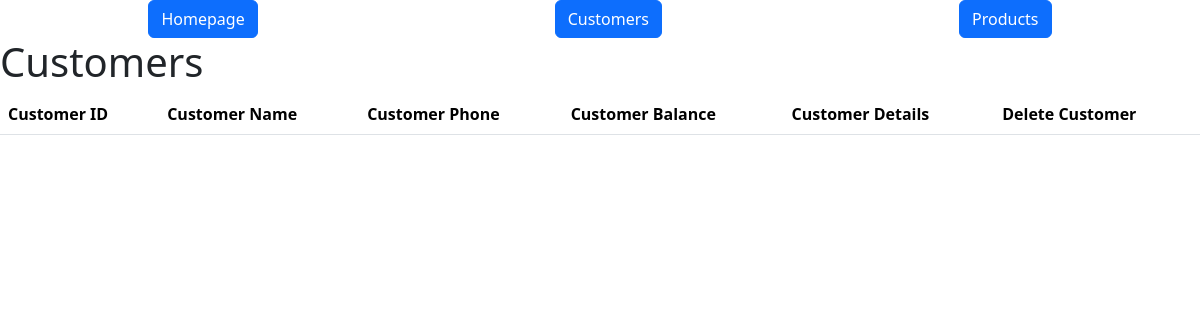
The page /customers on the database as committed earlier.
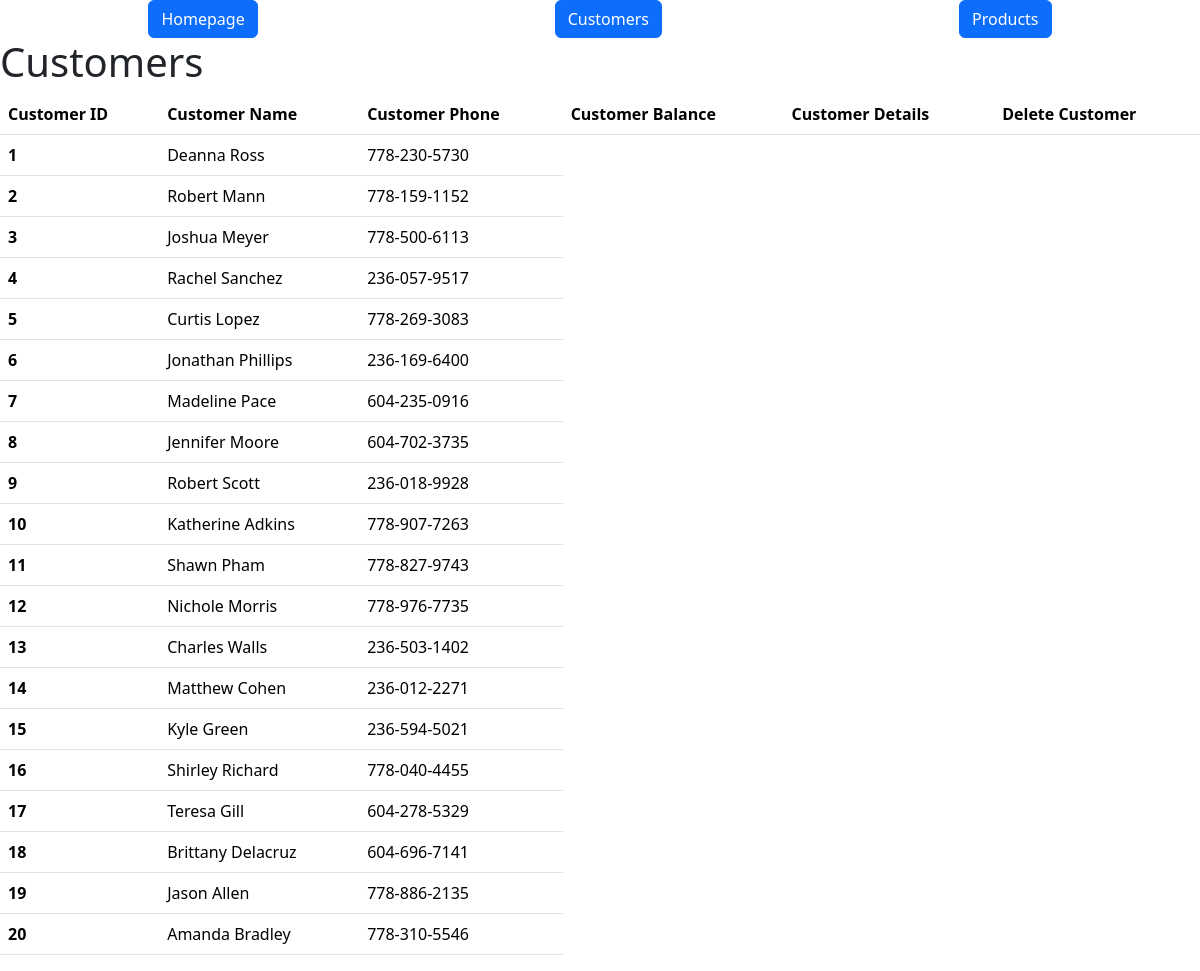
The same page on the database as committed later.
### models.py (models this page shows)
class Customer(db.Model):
    id = mapped_column(Integer, primary_key=True)
    name = mapped_column(String(100), nullable=False)
    phone = mapped_column(String(10), nullable=False)
    balance  = mapped_column(DECIMAL(10,2), nullable=False, default = 0)

### app.py (the view)
@app.route("/customers")    # read customer data from csv and use csv.dictreader to display the data in a table
def customers():
    return render_template('customers.html', customers = Customer.query.all())

### templates/customers.html
{% extends "base.html" %} {% block content %}
<h1>Customers</h1>
<table class="table table-hover">
  <thead>
    <tr>
      <th scope="col">Customer ID</th>
      <th scope="col">Customer Name</th>
      <th scope="col">Customer Phone</th>
      <th scope="col">Customer Balance</th>
      <th scope="col">Customer Details</th>
      <th scope="col">Delete Customer</th>
    </tr>
  </thead>
  <tbody>
    {% for customer in customers %}
    <tr>
      <th scope="row">{{ customer.id }}</th>
      <td>{{ customer.name }}</td>
      <td>{{ customer.phone }}</td>
    </tr>
    {% endfor %}
  </tbody>
</table>
{% endblock %}

Rows that differ between the two databases and show on the page:
added Customer: id "1", name "Deanna Ross", phone "778-230-5730"
added Customer: id "2", name "Robert Mann", phone "778-159-1152"
added Customer: id "3", name "Joshua Meyer", phone "778-500-6113"
added Customer: id "4", name "Rachel Sanchez", phone "236-057-9517"
added Customer: id "5", name "Curtis Lopez", phone "778-269-3083"
added Customer: id "6", name "Jonathan Phillips", phone "236-169-6400"
added Customer: id "7", name "Madeline Pace", phone "604-235-0916"
added Customer: id "8", name "Jennifer Moore", phone "604-702-3735"
added Customer: id "9", name "Robert Scott", phone "236-018-9928"
added Customer: id "10", name "Katherine Adkins", phone "778-907-7263"
added Customer: id "11", name "Shawn Pham", phone "778-827-9743"
added Customer: id "12", name "Nichole Morris", phone "778-976-7735"
added Customer: id "13", name "Charles Walls", phone "236-503-1402"
added Customer: id "14", name "Matthew Cohen", phone "236-012-2271"
added Customer: id "15", name "Kyle Green", phone "236-594-5021"
added Customer: id "16", name "Shirley Richard", phone "778-040-4455"
added Customer: id "17", name "Teresa Gill", phone "604-278-5329"
added Customer: id "18", name "Brittany Delacruz", phone "604-696-7141"
added Customer: id "19", name "Jason Allen", phone "778-886-2135"
added Customer: id "20", name "Amanda Bradley", phone "778-310-5546"
